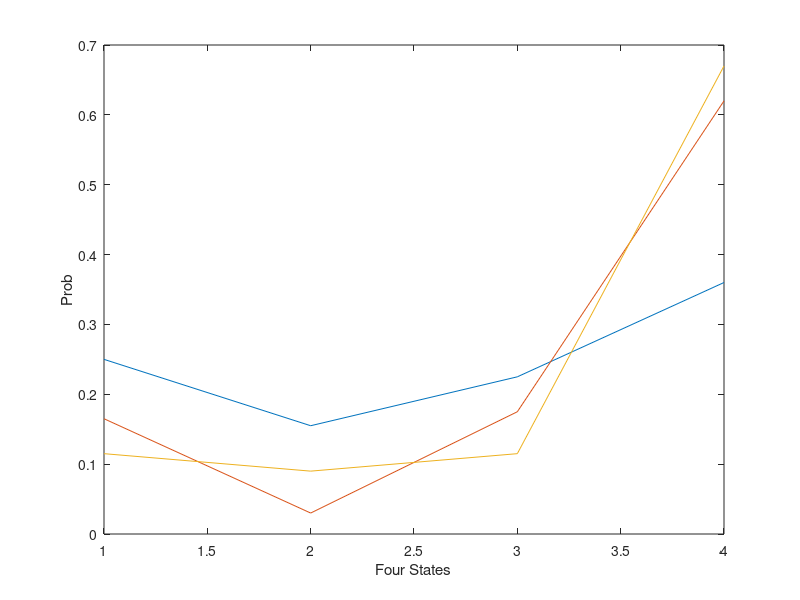

Write the MATLAB code that produced this figure.
% Problem 1
clear all;
K=200;      % 200 time steps
M=3;        % 3 samples
N=4;        % 4 states
transition=[0.2 0.2 0.5 0.1;0.2 0.3 0.4 0.1;0.4 0.2 0.3 0.1;0.1 0.0 0.0 0.9];
rand('seed',1000);

for j=1:M
    i=randsample(1:4,1);
    for k=2:K-1
       x(k+1,j)= randsample(1:4,1,true,transition(i,:));
       i=x(k+1,j);
    end
   j=j+1;
end

for m=1:M
  freq(:,m)=histc(x(:,m),1:N);
end
y=freq./200;
figure (1);
plot(y);
xlabel('Four States');
ylabel('Prob');



   



